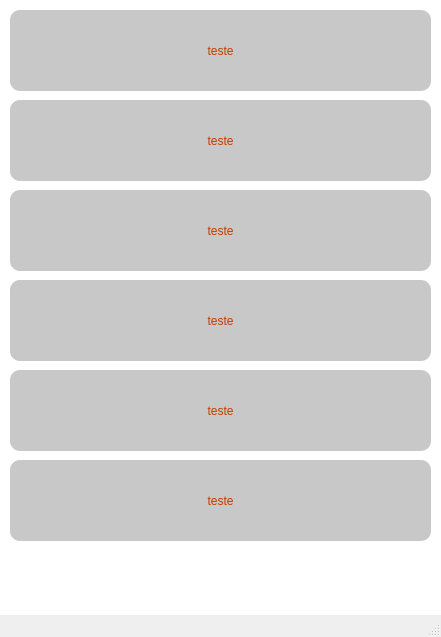
<?xml version="1.0" encoding="UTF-8"?>
<ui version="4.0">
 <class>MainWindow</class>
 <widget class="QMainWindow" name="MainWindow">
  <property name="geometry">
   <rect>
    <x>0</x>
    <y>0</y>
    <width>441</width>
    <height>637</height>
   </rect>
  </property>
  <property name="windowTitle">
   <string>MainWindow</string>
  </property>
  <property name="styleSheet">
   <string notr="true">*{
font-size:12px;
font-familiy:Century Gothic;
 }
QWidget{
        }
        QFrame{
            background:rgb(255, 255, 255);
        }
        QPushButton{
            border-style:outset;
            border-radius: 10px;
            background:rgb(200, 200, 200);
            color:rgb(191, 60, 0);
        }
        QPushButton:pressed{
            background:reb(224,0,0);
            border-style:inset;;
        }</string>
  </property>
  <widget class="QWidget" name="centralwidget">
   <widget class="QLabel" name="label">
    <property name="geometry">
     <rect>
      <x>0</x>
      <y>0</y>
      <width>441</width>
      <height>671</height>
     </rect>
    </property>
    <property name="text">
     <string/>
    </property>
   </widget>
   <widget class="QPushButton" name="pushButton">
    <property name="geometry">
     <rect>
      <x>10</x>
      <y>10</y>
      <width>421</width>
      <height>81</height>
     </rect>
    </property>
    <property name="text">
     <string>teste</string>
    </property>
   </widget>
   <widget class="QPushButton" name="pushButton_2">
    <property name="geometry">
     <rect>
      <x>10</x>
      <y>100</y>
      <width>421</width>
      <height>81</height>
     </rect>
    </property>
    <property name="text">
     <string>teste</string>
    </property>
   </widget>
   <widget class="QPushButton" name="pushButton_3">
    <property name="geometry">
     <rect>
      <x>10</x>
      <y>190</y>
      <width>421</width>
      <height>81</height>
     </rect>
    </property>
    <property name="text">
     <string>teste</string>
    </property>
   </widget>
   <widget class="QPushButton" name="pushButton_4">
    <property name="geometry">
     <rect>
      <x>10</x>
      <y>280</y>
      <width>421</width>
      <height>81</height>
     </rect>
    </property>
    <property name="text">
     <string>teste</string>
    </property>
   </widget>
   <widget class="QLabel" name="label_2">
    <property name="geometry">
     <rect>
      <x>370</x>
      <y>530</y>
      <width>31</width>
      <height>101</height>
     </rect>
    </property>
    <property name="text">
     <string/>
    </property>
    <property name="pixmap">
     <pixmap>../../../../AppData/Local/Programs/Python/Python37/ISlogo.png</pixmap>
    </property>
   </widget>
   <widget class="QPushButton" name="pushButton_5">
    <property name="geometry">
     <rect>
      <x>10</x>
      <y>370</y>
      <width>421</width>
      <height>81</height>
     </rect>
    </property>
    <property name="text">
     <string>teste</string>
    </property>
   </widget>
   <widget class="QPushButton" name="pushButton_6">
    <property name="geometry">
     <rect>
      <x>10</x>
      <y>460</y>
      <width>421</width>
      <height>81</height>
     </rect>
    </property>
    <property name="text">
     <string>teste</string>
    </property>
   </widget>
  </widget>
  <widget class="QMenuBar" name="menubar">
   <property name="geometry">
    <rect>
     <x>0</x>
     <y>0</y>
     <width>441</width>
     <height>21</height>
    </rect>
   </property>
  </widget>
  <widget class="QStatusBar" name="statusbar"/>
 </widget>
 <resources/>
 <connections/>
</ui>
